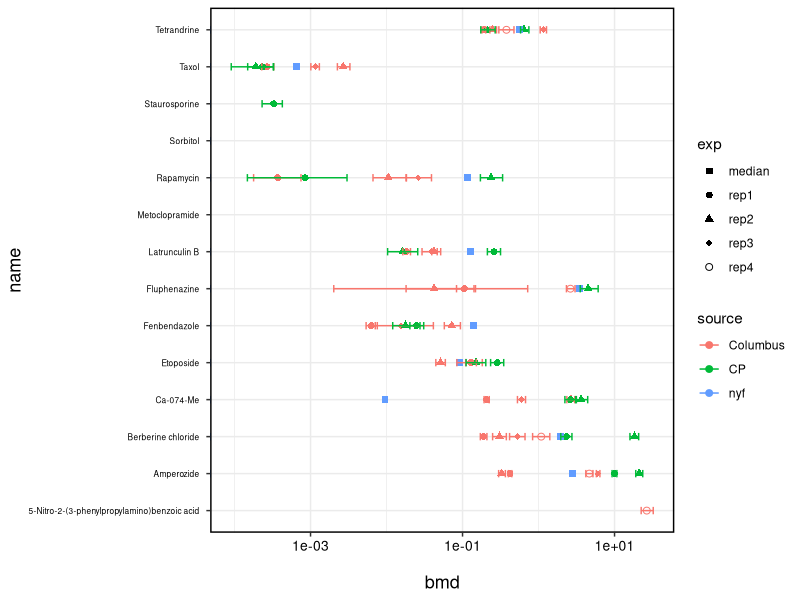
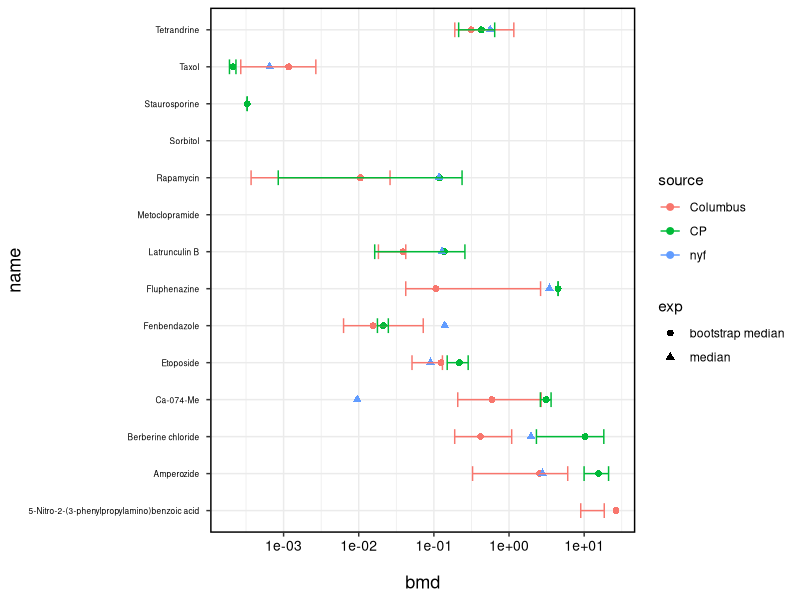
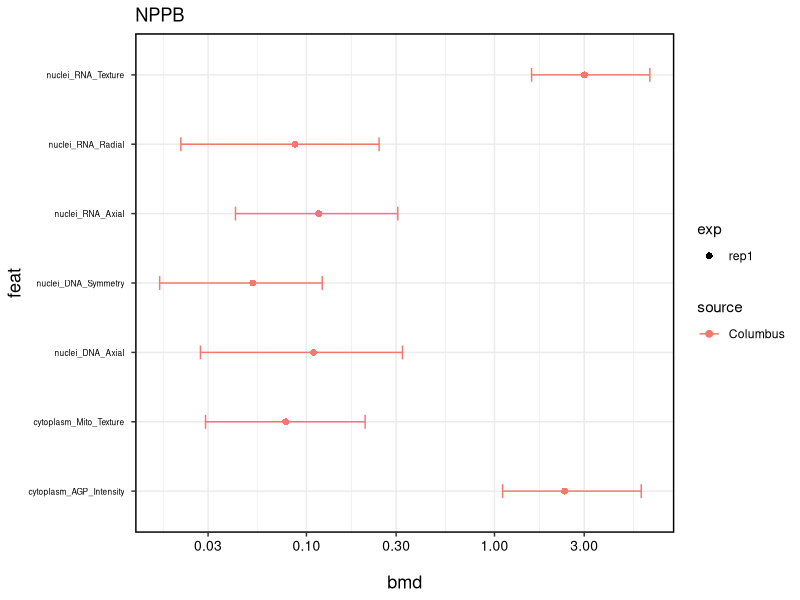
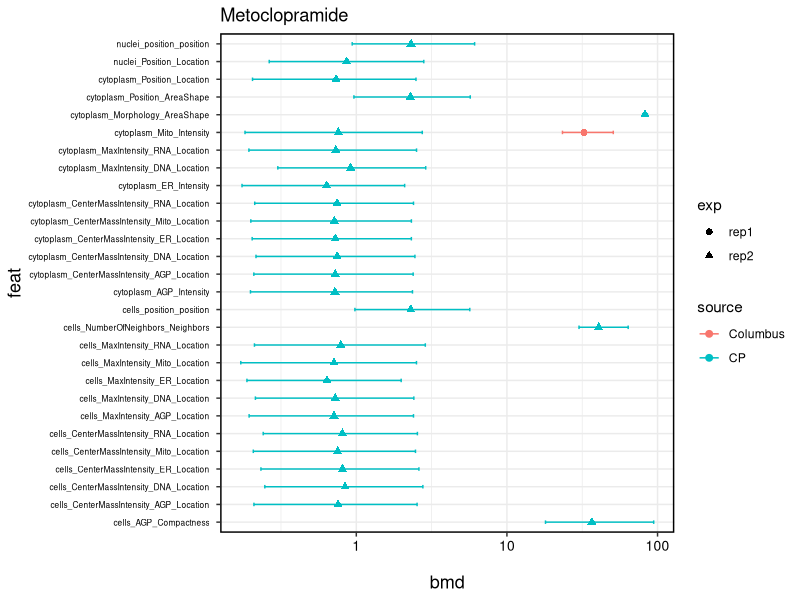
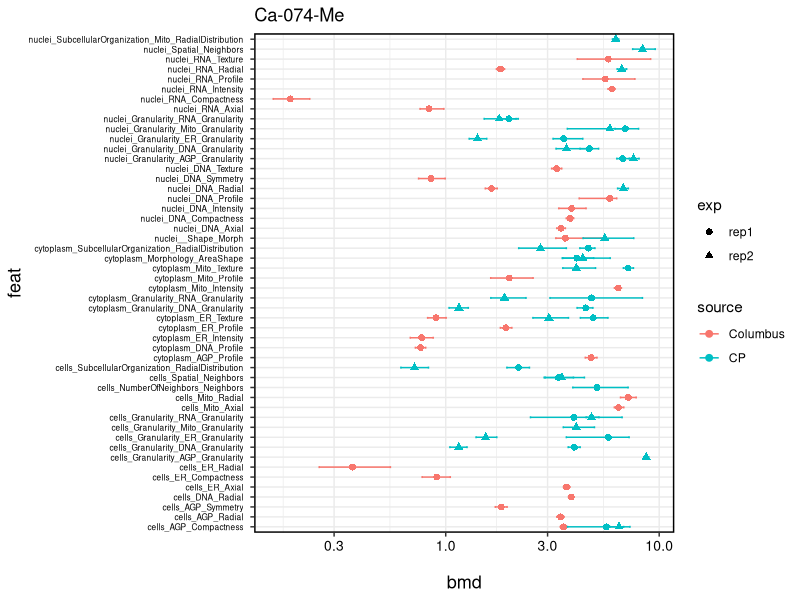
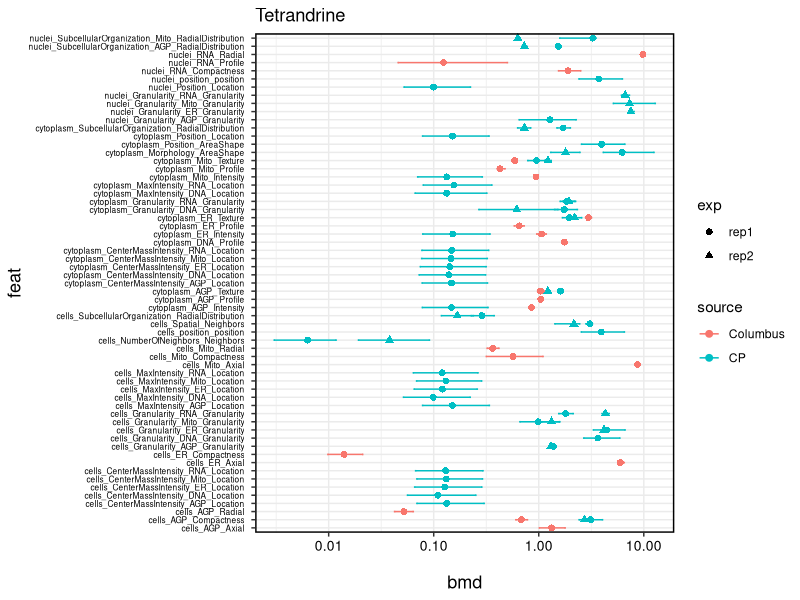
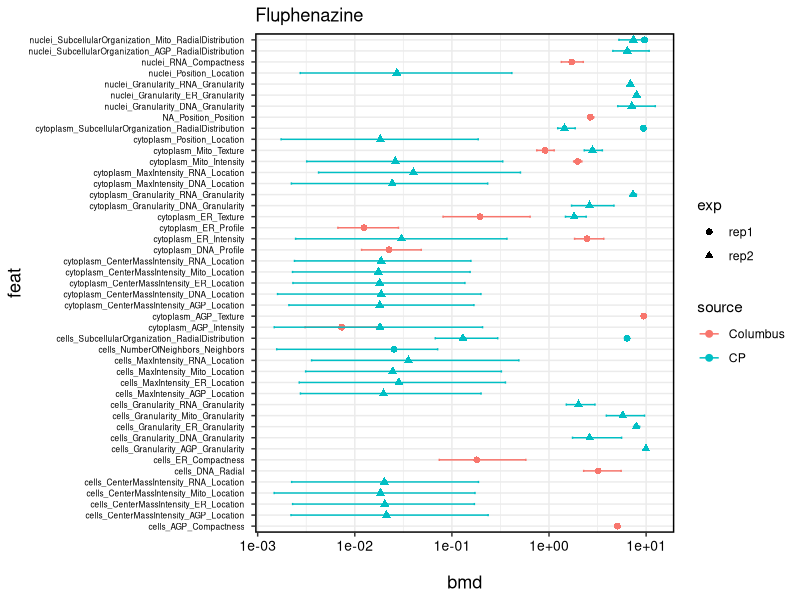
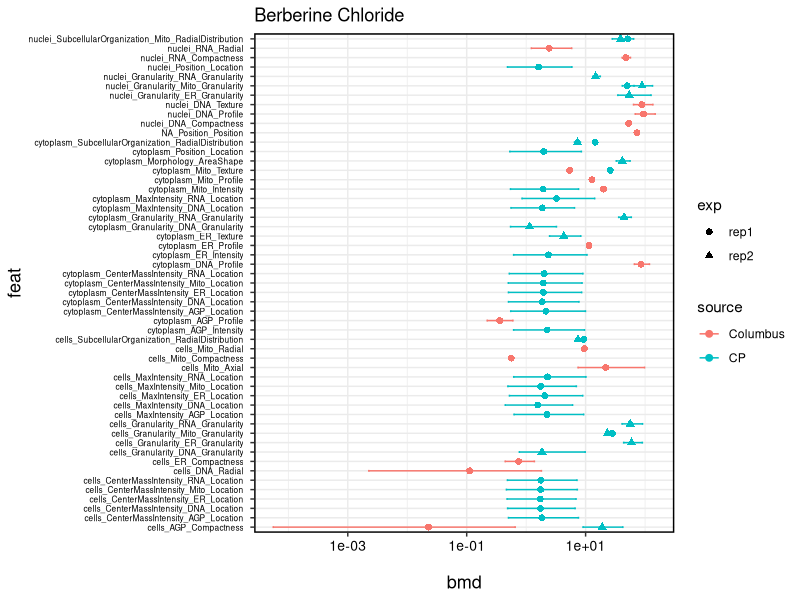

The R source for these figures, in order:
## ---- chunk 1
library(tidyverse)
library(ggplot2)
## ---- chunk 2
cp_rep1 <- read.csv("../Output/rep1/_Global fitting Mahalanobis - tcplResult.csv")
cp_rep2 <- read.csv("../Output/rep2/_Global fitting Mahalanobis - tcplResult.csv")
#cp_rep3 <- read.csv("../Output/rep3/_Global fitting Mahalanobis - tcplResult.csv")
#cp_rep4 <- read.csv("../Output/rep4/_Global fitting Mahalanobis - tcplResult.csv")
cp <- rbind(cp_rep1, cp_rep2)
columbus <- read.csv("../Input/All exp BMC.csv")
nyf <- read.csv("../Input/Nyf_2020_bmd.csv")
## ---- chunk 3
#only keep needed colomns so rbind works
columbus <- columbus %>%
  dplyr::filter(exp %in% c("Definitive_rep1",
                           "Definitive_rep2",
                           "Definitive_rep3",
                           "Definitive_rep4")) %>%
  dplyr::select(any_of(c("bmd", "name", "bmdl", "bmdu", "exp"))) %>%
  mutate(source = "Columbus")

columbus <- columbus %>%
  # rename exp IDs to reps
  dplyr::mutate(
    exp = dplyr::case_when(
      exp %in% c("Definitive_rep1") ~ "rep1",
      exp %in% c("Definitive_rep2") ~ "rep2",
      exp %in% c("Definitive_rep3") ~ "rep3",
      exp %in% c("Definitive_rep4") ~ "rep4",
      TRUE ~ exp
    )
  )

cp <- cp %>%
  dplyr::select(any_of(c("bmd", "name", "bmdl", "bmdu", "exp_name"))) %>%
  mutate(source = "CP") %>%
  rename(exp = exp_name) %>%
  mutate(
    name = ifelse(name == "Taxol (Paclitaxel)", "Taxol", name),
    name = ifelse(name == "Berberine Chloride", "Berberine chloride", name)
  )

#nyffy boy doesnt have bmdl or bmdu set to 0

nyf <- nyf %>%
  rename(
    name = Chem.Name,
    bmd  = CP.POD,
    exp  = DosePlateID
  ) %>%
  filter(!name %in% c(
    "Rotenone",
    "Oxibendazole",
    "Metoclopramide"
  ))
#Eunnara did median

nyf <- nyf %>% 
  group_by(name) %>% 
  summarise(
    bmd = median(bmd, na.rm = TRUE)
  )    %>% 
mutate(
    bmdl = 0,
    bmdu = 0,
    exp = "median",
    source = "nyf"
  )%>%
  dplyr::select(bmd, name, bmdl, bmdu, source, exp)


joined <- rbind(columbus, cp, nyf) %>%
  group_by(name) %>%
  ungroup()

shape_list <- c("median" = 15, "rep1" =16, "rep2" =17, "rep3" =18, "rep4" =1)
ggplot(joined, aes(x = bmd, y = name, colour = source, shape = exp)) +
  geom_point(size = 2) +
  geom_errorbar(aes(xmin = bmdl, xmax = bmdu), width = 0.2) +
  scale_x_log10() +
  scale_shape_manual(name = "exp", values = shape_list) +
  theme_bw() +
  theme(
    legend.position = "right",
    axis.title.x = element_text(size = 13, margin = margin(t = 15)),
    axis.title.y = element_text(size = 13),
    axis.text.x = element_text(size = 10, colour = "black"),
    axis.text.y = element_text(size = 6, colour = "black", margin = margin(r = 5)),
    strip.text.x = element_text(size = 9, face = "bold"),
    strip.background = element_rect(fill = NA),
    panel.border = element_rect(color = "black", fill = NA, linewidth = 1)
  )
## ---- chunk 4
boot_median_ci <- function(x, nboot = 1000) {
  boots <- replicate(
    nboot,
    median(sample(x, replace = TRUE), na.rm = TRUE)
  )

  c(
    bmd = median(x, na.rm = TRUE),
    bmdl = quantile(boots, 0.025, na.rm = TRUE),
    bmdu = quantile(boots, 0.975, na.rm = TRUE)
  )
}

columbus_avg <- columbus %>%
  group_by(name) %>%
  summarise(
    tmp = list(boot_median_ci(bmd)),
    .groups = "drop"
  ) %>%
  tidyr::unnest_wider(tmp) %>%
  mutate(
    source = "Columbus",
    exp = "bootstrap median"
  )

cp_avg <- cp %>%
  group_by(name) %>%
  summarise(
    tmp = list(boot_median_ci(bmd)),
    .groups = "drop"
  ) %>%
  tidyr::unnest_wider(tmp) %>%
  mutate(
    source = "CP",
    exp = "bootstrap median"
  )

joined <- bind_rows(columbus_avg, cp_avg, nyf)

ggplot(joined, aes(x = bmd, y = name, colour = source, shape = exp)) +
  geom_point(size = 2) +
  geom_errorbar(aes(xmin = `bmdl.2.5%`, xmax = `bmdu.97.5%`), width = 0.4) +
  scale_x_log10() +
  theme_bw() +
  theme(
    legend.position = "right",
    axis.title.x = element_text(size = 13, margin = margin(t = 15)),
    axis.title.y = element_text(size = 13),
    axis.text.x = element_text(size = 10, colour = "black"),
    axis.text.y = element_text(size = 6, colour = "black", margin = margin(r = 5)),
    strip.text.x = element_text(size = 9, face = "bold"),
    strip.background = element_rect(fill = NA),
    panel.border = element_rect(color = "black", fill = NA, linewidth = 1)
  )
## ---- chunk 5
cp_rep1 <- read.csv("../Output/rep1/rep1_DMSO_Category Mahalanobis - tcplResult.csv")
cp_rep2 <- read.csv("../Output/rep2/rep2_DMSO_Category Mahalanobis - tcplResult.csv")
#cp_rep3 <- read.csv("../Output/rep3/_Global fitting Mahalanobis - tcplResult.csv")
#cp_rep4 <- read.csv("../Output/rep4/_Global fitting Mahalanobis - tcplResult.csv")
cp <- rbind(cp_rep1, cp_rep2)

columbus <- read.csv("../Input/Rep1_Category Mahalanobis - tcplResult.csv")
#columbus_rep2 <- read.csv("../Input/Rep2_Category Mahalanobis - tcplResult.csv")
#columbus_rep3 <- read.csv("../Input/Rep3_Category Mahalanobis - tcplResult.csv")
#columbus_rep4 <- read.csv("../Input/Rep4_Category Mahalanobis - tcplResult.csv")
#columbus <- rbind(columbus_rep1, columbus_rep2, columbus_rep3, columbus_rep4)
## ---- chunk 6
#only keep needed colomns so rbind works
columbus <- columbus %>%
  dplyr::filter(exp %in% c("Definitive_rep1",
                           "Definitive_rep2",
                           "Definitive_rep3",
                           "Definitive_rep4")) %>%
  dplyr::select(any_of(c("bmd", "chem", "bmdl", "bmdu", "exp", "feat"))) %>%
  mutate(source = "Columbus")

columbus <- columbus %>%
  # rename exp IDs to reps
  dplyr::mutate(
    exp = dplyr::case_when(
      exp %in% c("Definitive_rep1") ~ "rep1",
      exp %in% c("Definitive_rep2") ~ "rep2",
      exp %in% c("Definitive_rep3") ~ "rep3",
      exp %in% c("Definitive_rep4") ~ "rep4",
      TRUE ~ exp
    )
  )

columbus <- columbus %>%
  filter(!str_starts(feat, "Ring_")) %>%
  filter(!str_starts(feat, "Membrane")) %>%
  mutate(
    feat = str_replace_all(
      feat,
      c(
        "Cell_" = "cells_",
        "Nucleus_" = "nuclei_",
        "Nuclei" = "nuclei_",
        "Cytoplasm_" = "cytoplasm_"
      )
    )
  )

cp <- cp %>%
  dplyr::select(any_of(c("bmd", "chem", "bmdl", "bmdu", "exp", "feat"))) %>%
  mutate(source = "CP") %>%
  mutate(
    chem = ifelse(chem == "Taxol", "Taxol (Paclitaxel)", chem),
    chem = ifelse(chem == "Berberine chloride", "Berberine Chloride", chem)) %>%
         filter(!is.na(bmd))


cp_to_columbus <- c(
  # Radial distribution
  "nuclei_SubcellularOrganization_DNA_RadialDistribution" = "nuclei_DNA_Radial",
  "nuclei_SubcellularOrganization_RNA_RadialDistribution" = "nuclei_RNA_Radial",
 
  # Texture / Granularity
  "cytoplasm_Granularity_AGP_Granularity"  = "cytoplasm_AGP_Texture",
  "cytoplasm_Granularity_ER_Granularity"   = "cytoplasm_ER_Texture",
  "cytoplasm_Granularity_Mito_Granularity" = "cytoplasm_Mito_Texture",
 
  # Intensity / MaxIntensity
  "cytoplasm_MaxIntensity_AGP_Location"  = "cytoplasm_AGP_Intensity",
  "cytoplasm_MaxIntensity_ER_Location"   = "cytoplasm_ER_Intensity",
  "cytoplasm_MaxIntensity_Mito_Location" = "cytoplasm_Mito_Intensity",
 
  # Morphology
  "nuclei_Morphology_AreaShape" = "nuclei__Shape_Morph",
  "cells_Morphology_AreaShape"  = "cells_AGP_Compactness",
 
  # Position
  "cells_Position_AreaShape"  = "cells_position_position",
  "nuclei_Position_AreaShape" = "nuclei_position_position"
)
 
cp <- cp %>%
  mutate(feat = ifelse(source == "CP" & feat %in% names(cp_to_columbus),
                       cp_to_columbus[feat],
                       feat))

joined <- rbind(columbus, cp) %>%
  group_by(chem) %>%
  ungroup()

write.csv(joined, "../Output/joined_cat.csv")

shape_list <- c("median" = 15, "rep1" =16, "rep2" =17, "rep3" =18, "rep4" =1)
for (chem_i in unique(joined$chem)) {

  p <- joined %>%
    filter(chem == chem_i) %>%
    ggplot(aes(x = bmd, y = feat, colour = source, shape = exp)) +
    geom_point(size = 2) +
    geom_errorbar(aes(xmin = bmdl, xmax = bmdu), width = 0.2) +
    scale_x_log10() +
    scale_shape_manual(name = "exp", values = shape_list) +
    theme_bw() +
    labs(title = chem_i) +
    theme(
      legend.position = "right",
      axis.title.x = element_text(size = 13, margin = margin(t = 15)),
      axis.title.y = element_text(size = 13),
      axis.text.x = element_text(size = 10, colour = "black"),
      axis.text.y = element_text(size = 6, colour = "black",
                                 margin = margin(r = 5)),
      panel.border = element_rect(color = "black", fill = NA, linewidth = 1)
    )

  print(p)
}
